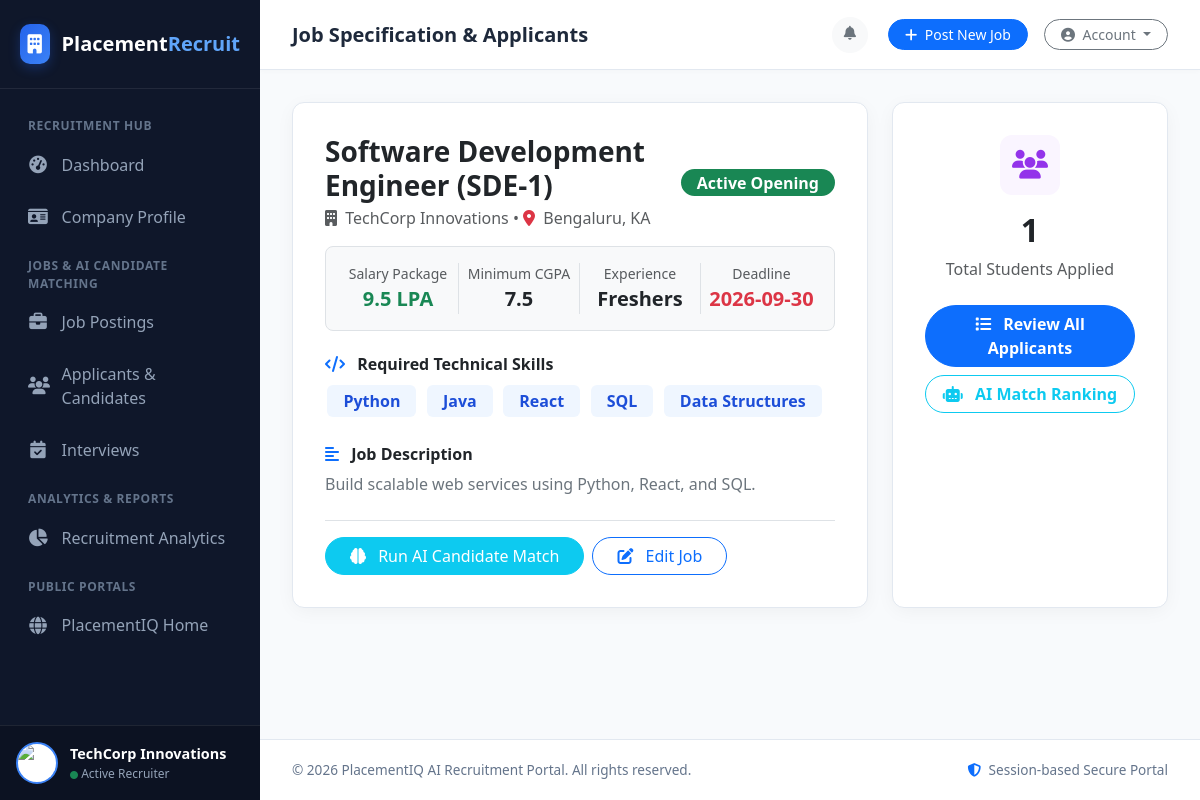
The page /company/jobs/1 (signed in) on the database its author committed.
### tables this page shows
CREATE TABLE companies (
            id INTEGER PRIMARY KEY AUTOINCREMENT,
            company_name TEXT NOT NULL,
            email TEXT UNIQUE NOT NULL,
            password_hash TEXT NOT NULL,
            contact_person TEXT,
            phone TEXT,
            industry TEXT DEFAULT 'Information Technology',
            location TEXT DEFAULT 'Bengaluru, India',
            website TEXT,
            company_size TEXT DEFAULT '100-500 Employees',
            description TEXT,
            logo TEXT DEFAULT 'default_company.png',
            is_verified INTEGER DEFAULT 1,
            reset_token TEXT,
            created_at DATETIME DEFAULT CURRENT_TIMESTAMP
        );

CREATE TABLE jobs (
            id INTEGER PRIMARY KEY AUTOINCREMENT,
            company_id INTEGER NOT NULL,
            title TEXT NOT NULL,
            description TEXT NOT NULL,
            required_skills TEXT NOT NULL,
            min_cgpa REAL DEFAULT 6.0,
            required_certifications INTEGER DEFAULT 0,
            internship_required TEXT DEFAULT 'No',
            experience_level TEXT DEFAULT 'Freshers',
            salary_package TEXT NOT NULL,
            location TEXT NOT NULL,
            deadline DATE NOT NULL,
            status TEXT DEFAULT 'Active',
            created_at DATETIME DEFAULT CURRENT_TIMESTAMP,
            updated_at DATETIME DEFAULT CURRENT_TIMESTAMP,
            FOREIGN KEY (company_id) REFERENCES companies(id) ON DELETE CASCADE
        );

### routes/company.py (the view)
@company_bp.route('/jobs/<int:job_id>')
@company_login_required
def job_detail(job_id):
    company_id = session['company_id']
    job = database.get_job_by_id(job_id)
    if not job or job['company_id'] != company_id:
        flash('Job not found.', 'danger')
        return redirect(url_for('company.jobs_list'))
    applications = database.get_job_applications(company_id=company_id, job_id=job_id)
    return render_template('company/jobs/detail.html', job=job, applications=applications)

### templates/company/jobs/detail.html (shortened to what this page needs)
{% extends 'company/company_base.html' %}
{% block page_header %}Job Specification & Applicants{% endblock %}
{% block content %}
<div class="row g-4 mb-4">
    <div class="col-lg-8">
        <div class="form-card">
            <div class="d-flex align-items-center justify-content-between mb-3">
                <div>
                    <h3 class="fw-bold text-dark mb-1">{{ job.title }}</h3>
                    <span class="text-muted"><i class="fas fa-building me-1"></i> {{ job.company_name }} &bull; <i class="fas fa-map-marker-alt me-1 text-danger"></i> {{ job.location }}</span>
                </div>
                <div>
                    {% if job.status == 'Active' %}
                        <span class="badge bg-success rounded-pill px-3 py-1.5 fs-6">Active Opening</span>
                    {% else %}
                        <span class="badge bg-secondary rounded-pill px-3 py-1.5 fs-6">Closed</span>
                    {% endif %}
                </div>
            </div>
            <div class="p-3 bg-light rounded-3 mb-4 border">
                <div class="row text-center g-2">
                    <div class="col-6 col-md-3 border-end">
                        <small class="text-muted d-block">Salary Package</small>
                        <strong class="text-success fs-5">{{ job.salary_package }}</strong>
                    </div>
                    <div class="col-6 col-md-3 border-end">
                        <small class="text-muted d-block">Minimum CGPA</small>
                        <strong class="text-dark fs-5">{{ job.min_cgpa }}</strong>
                    </div>
                    <div class="col-6 col-md-3 border-end">
                        <small class="text-muted d-block">Experience</small>
                        <strong class="text-dark fs-5">{{ job.experience_level }}</strong>
                    </div>
                    <div class="col-6 col-md-3">
                        <small class="text-muted d-block">Deadline</small>
                        <strong class="text-danger fs-5">{{ job.deadline }}</strong>
                    </div>
                </div>
            </div>
            <h6 class="fw-bold text-dark mb-2"><i class="fas fa-code text-primary me-2"></i> Required Technical Skills</h6>
            <div class="mb-4">
                {% for skill in job.required_skills.split(',') %}
                    <span class="skill-tag fs-6 px-3 py-1 me-1 mb-1">{{ skill.strip() }}</span>
                {% endfor %}
            </div>
            <h6 class="fw-bold text-dark mb-2"><i class="fas fa-align-left text-primary me-2"></i> Job Description</h6>
            <p class="text-secondary style-description" style="white-space: pre-line;">{{ job.description }}</p>
            <div class="mt-4 pt-3 border-top d-flex gap-2">
                <a href="{{ url_for('company.job_candidate_match', job_id=job.id) }}" class="btn btn-info text-white rounded-pill px-4">
                    <i class="fas fa-brain me-2"></i> Run AI Candidate Match
                </a>
                <a href="{{ url_for('company.job_edit', job_id=job.id) }}" class="btn btn-outline-primary rounded-pill px-4">
                    <i class="fas fa-edit me-2"></i> Edit Job
                </a>
            </div>
        </div>
    </div>
    <div class="col-lg-4">
        <div class="form-card text-center h-100">
            <div class="stat-icon-wrapper icon-purple mx-auto mb-3" style="width: 60px; height: 60px; font-size: 1.8rem;">
                <i class="fas fa-users"></i>
            </div>
            <h2 class="fw-bold text-dark">{{ applications|length }}</h2>
            <p class="text-muted mb-4">Total Students Applied</p>
            <div class="d-grid gap-2">
                <a href="{{ url_for('company.candidate_list', job_id=job.id) }}" class="btn btn-primary rounded-pill py-2.5 fw-bold">
                    <i class="fas fa-list me-2"></i> Review All Applicants
                </a>
                <a href="{{ url_for('company.job_candidate_match', job_id=job.id) }}" class="btn btn-outline-info rounded-pill py-2.5 fw-bold">
                    <i class="fas fa-robot me-2"></i> AI Match Ranking
                </a>
            </div>
        </div>
    </div>
</div>
{% endblock %}

### templates/company/company_base.html (shortened to what this page needs)
<!DOCTYPE html>
<html lang="en">
<head>
    <link href="https://cdn.jsdelivr.net/npm/bootstrap@5.3.0/dist/css/bootstrap.min.css" rel="stylesheet">
    <link rel="stylesheet" href="https://cdnjs.cloudflare.com/ajax/libs/font-awesome/6.4.0/css/all.min.css">
    <link rel="stylesheet" href="{{ url_for('static', filename='css/company.css') }}">
</head>
<body class="company-body">
    <div class="company-wrapper">
        <aside class="company-sidebar" id="companySidebar">
            <div class="company-sidebar-header">
                <a href="{{ url_for('company.dashboard') }}" class="company-sidebar-brand">
                    <div class="company-brand-icon">
                        <i class="fas fa-building"></i>
                    </div>
                    <span>Placement<span style="color: #60a5fa;">Recruit</span></span>
                </a>
            </div>
            <ul class="company-sidebar-menu">
                <li class="company-menu-label">Recruitment Hub</li>
                <li class="company-menu-item">
                    <a href="{{ url_for('company.dashboard') }}" class="company-menu-link {% if request.endpoint == 'company.dashboard' %}active{% endif %}">
                        <i class="fas fa-tachometer-alt"></i>
                        <span>Dashboard</span>
                    </a>
                </li>
                <li class="company-menu-item">
                    <a href="{{ url_for('company.profile') }}" class="company-menu-link {% if request.endpoint == 'company.profile' %}active{% endif %}">
                        <i class="fas fa-id-card"></i>
                        <span>Company Profile</span>
                    </a>
                </li>
                <li class="company-menu-label">Jobs & AI Candidate Matching</li>
                <li class="company-menu-item">
                    <a href="{{ url_for('company.jobs_list') }}" class="company-menu-link {% if 'jobs' in request.endpoint %}active{% endif %}">
                        <i class="fas fa-briefcase"></i>
                        <span>Job Postings</span>
                    </a>
                </li>
                <li class="company-menu-item">
                    <a href="{{ url_for('company.candidate_list') }}" class="company-menu-link {% if 'candidate' in request.endpoint %}active{% endif %}">
                        <i class="fas fa-users"></i>
                        <span>Applicants & Candidates</span>
                    </a>
                </li>
                <li class="company-menu-item">
                    <a href="{{ url_for('company.interviews_list') }}" class="company-menu-link {% if 'interview' in request.endpoint %}active{% endif %}">
                        <i class="fas fa-calendar-check"></i>
                        <span>Interviews</span>
                    </a>
                </li>
                <li class="company-menu-label">Analytics & Reports</li>
                <li class="company-menu-item">
                    <a href="{{ url_for('company.analytics') }}" class="company-menu-link {% if request.endpoint == 'company.analytics' %}active{% endif %}">
                        <i class="fas fa-chart-pie"></i>
                        <span>Recruitment Analytics</span>
                    </a>
                </li>
                <li class="company-menu-label">Public Portals</li>
                <li class="company-menu-item">
                    <a href="{{ url_for('public.home') }}" class="company-menu-link" target="_blank">
                        <i class="fas fa-globe"></i>
                        <span>PlacementIQ Home</span>
                    </a>
                </li>
            </ul>
            <div class="company-sidebar-footer">
                <div class="company-user-card">
                    <img src="{{ url_for('static', filename='uploads/company_logos/' + session.get('company_logo', 'default_company.png')) }}" alt="Company Logo" class="company-logo-avatar" onerror="this.src='{{ url_for('static', filename='uploads/company_logos/default_company.png') }}'">
                    <div class="company-user-info">
                        <div class="company-user-name">{{ session.get('company_name', 'Company Portal') }}</div>
                        <div class="company-user-role"><i class="fas fa-circle text-success" style="font-size: 0.5rem;"></i> Active Recruiter</div>
                    </div>
                </div>
            </div>
        </aside>
        <div class="company-content">
            <header class="company-header">
                <div class="d-flex align-items-center gap-3">
                    <h4 class="header-title">{% block page_header %}Recruitment Portal{% endblock %}</h4>
                </div>
                <div class="header-actions">
                    <a href="{{ url_for('notifications.hub') }}" class="btn btn-light btn-sm rounded-circle position-relative me-1" title="Notification Hub" style="width: 36px; height: 36px;">
                        <i class="fas fa-bell text-secondary"></i>
                    </a>
                    <a href="{{ url_for('company.job_create') }}" class="btn btn-primary btn-sm rounded-pill px-3">
                        <i class="fas fa-plus me-1"></i> Post New Job
                    </a>
                    <div class="dropdown">
                        <button class="btn btn-outline-secondary btn-sm dropdown-toggle rounded-pill px-3" type="button" data-bs-toggle="dropdown">
                            <i class="fas fa-user-circle me-1"></i> Account
                        </button>
                    </div>
                </div>
            </header>
            <main class="company-main-body">
                {% block content %}{% endblock %}
            </main>
            <footer class="company-footer">
                <div>&copy; 2026 PlacementIQ AI Recruitment Portal. All rights reserved.</div>
                <div><i class="fas fa-shield-alt text-primary me-1"></i> Session-based Secure Portal</div>
            </footer>
        </div>
    </div>
</body>
</html>

### rows shown on the page
companies: get "TechCorp Innovations", company_name "TechCorp Innovations"
jobs: title "Software Development Engineer (SDE-1)", location "Bengaluru, KA", salary_package "9.5 LPA", min_cgpa "7.5", experience_level "Freshers", deadline "2026-09-30", description "Build scalable web services using Python, React, and SQL."

### other values the page prints
{{ skill.strip() }} "Python" "Java" "React" "SQL" "Data Structures"
{{ applications|length }} "1"
